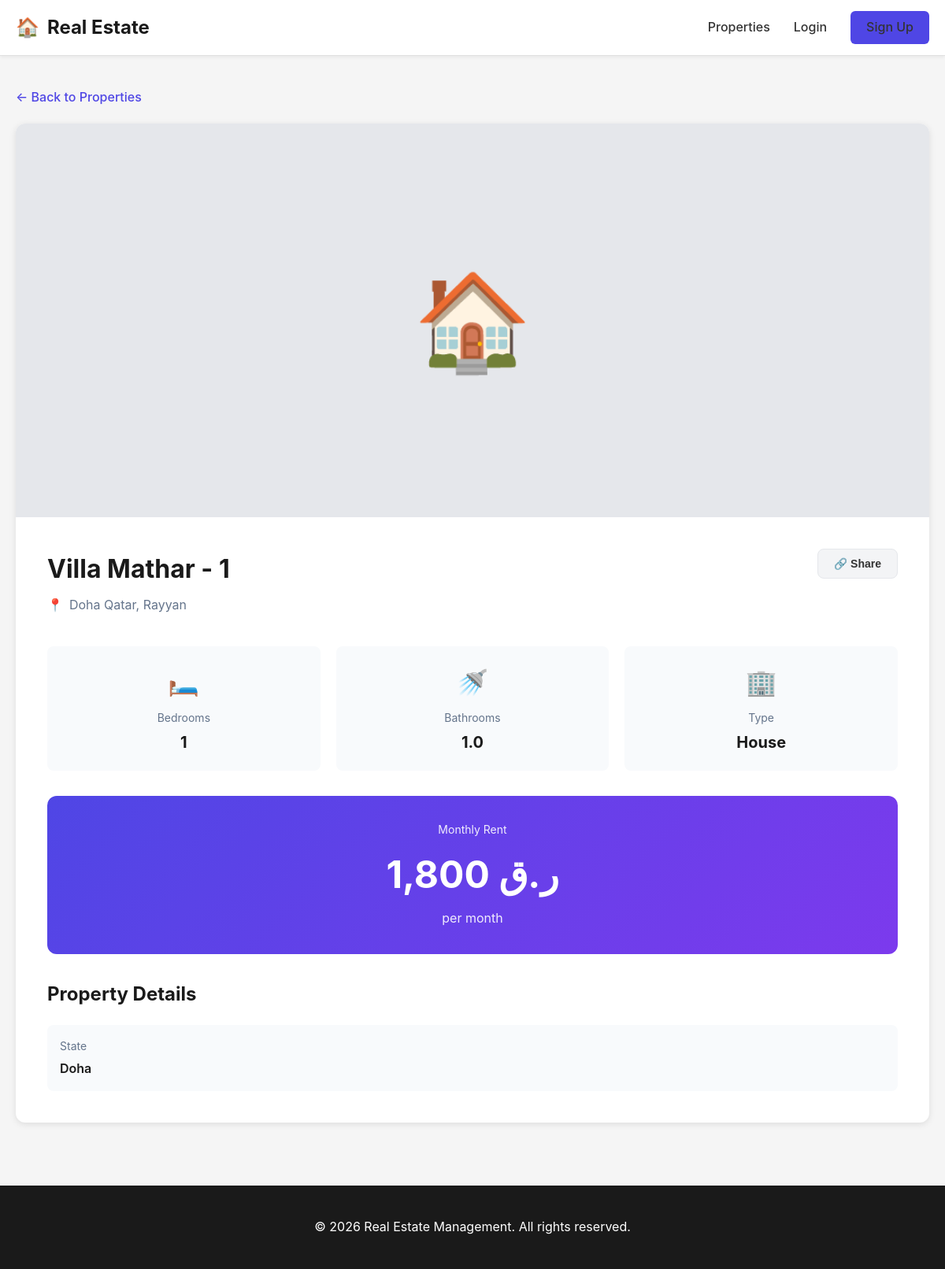
Page /unit.php?id=7 on the committed database.
### tables this page shows
CREATE TABLE `properties` (
  `id` int(11) NOT NULL,
  `user_id` int(11) NOT NULL,
  `parent_property_id` int(11) DEFAULT NULL,
  `unit_name` varchar(100) DEFAULT NULL,
  `is_unit` tinyint(1) DEFAULT 0,
  `owner_name` varchar(255) DEFAULT NULL,
  `owner_contact` varchar(255) DEFAULT NULL,
  `owner_email` varchar(255) DEFAULT NULL,
  `owner_phone` varchar(20) DEFAULT NULL,
  `monthly_rent_to_owner` decimal(10,2) DEFAULT 0.00,
  `property_name` varchar(255) NOT NULL,
  `address` varchar(500) NOT NULL,
  `city` varchar(100) NOT NULL,
  `state` varchar(100) DEFAULT NULL,
  `zip_code` varchar(20) DEFAULT NULL,
  `country` varchar(100) DEFAULT 'Qatar',
  `property_type` enum('Apartment','House','Condo','Townhouse','Commercial','Other') NOT NULL,
  `bedrooms` int(11) DEFAULT NULL,
  `bathrooms` decimal(3,1) DEFAULT NULL,
  `square_feet` int(11) DEFAULT NULL,
  `purchase_price` decimal(12,2) DEFAULT NULL,
  `current_value` decimal(12,2) DEFAULT NULL,
  `purchase_date` date DEFAULT NULL,
  `default_rent` decimal(10,2) DEFAULT 0.00,
  `status` enum('Vacant','Occupied','Under Maintenance') DEFAULT 'Vacant',
  `notes` text DEFAULT NULL,
  `created_at` timestamp NOT NULL DEFAULT current_timestamp(),
  `updated_at` timestamp NOT NULL DEFAULT current_timestamp() ON UPDATE current_timestamp()
);

### unit.php (the view, shortened to what this page needs)
<?php
$unit_id = intval($_GET['id']);
$conn = getDBConnection();
$check_unit_fields = $conn->query("SHOW COLUMNS FROM properties LIKE 'parent_property_id'");
$has_unit_fields = $check_unit_fields->num_rows > 0;
$query = "SELECT p.*,
    parent.property_name as parent_property_name,
    parent.id as parent_id
    FROM properties p
    LEFT JOIN properties parent ON p.parent_property_id = parent.id
    WHERE p.id = $unit_id
    AND p.status = 'Vacant'";
if ($has_unit_fields) {
    $query .= " AND (p.is_unit = 1 OR (p.parent_property_id IS NOT NULL AND p.parent_property_id <> 0))";
}
$unit_result = $conn->query($query);
$unit = $unit_result->fetch_assoc();
$unit_images = [];
$rent_amount = $unit['default_rent'] ?? 0;
$bedrooms = $unit['bedrooms'] ?? 0;
$bathrooms = $unit['bathrooms'] ?? 0;
$unit_display_name = !empty($unit['unit_name']) ? $unit['unit_name'] : $unit['property_name'];
if (!empty($unit['parent_property_name'])) {
    $unit_display_name = $unit['parent_property_name'] . ' - ' . $unit_display_name;
}
?>
<!DOCTYPE html>
<html lang="en">
<head>
    <link rel="stylesheet" href="assets/css/style.css">
</head>
<body>
    <header class="main-header">
        <div class="header-container">
            <a href="landing.php" class="logo">
                <span>🏠</span>
                <span>Real Estate</span>
            </a>
            <nav class="nav-menu">
                <a href="landing.php">Properties</a>
                <a href="auth/login.php">Login</a>
                <a href="auth/register.php" class="btn-header">Sign Up</a>
            </nav>
        </div>
    </header>
    <div class="unit-detail-container">
        <a href="landing.php" class="back-link">
            ← Back to Properties
        </a>
        <div class="unit-detail-card">
            <div class="unit-image-section">
                <?php if (!empty($unit_images)): ?>
                    <div class="unit-image-carousel" id="unitCarousel">
                        <div class="unit-image-slides" id="unitSlides">
                            <?php foreach ($unit_images as $index => $image): ?>
                                <div class="unit-image-slide">
                                    <img src="<?php echo htmlspecialchars($image['path']); ?>"
                                         alt="<?php echo htmlspecialchars($image['name']); ?>"
                                         loading="<?php echo $index === 0 ? 'eager' : 'lazy'; ?>"
                                         onerror="this.style.display='none';">
                                </div>
                            <?php endforeach; ?>
                        </div>
                        <?php if (count($unit_images) > 1): ?>
                            <button class="unit-image-nav prev" onclick="slideUnitImage(-1)" id="prevBtn">‹</button>
                            <button class="unit-image-nav next" onclick="slideUnitImage(1)" id="nextBtn">›</button>
                            <div class="unit-image-dots" id="unitDots">
                                <?php for ($i = 0; $i < count($unit_images); $i++): ?>
                                    <button class="unit-image-dot <?php echo $i === 0 ? 'active' : ''; ?>"
                                            onclick="goToUnitImage(<?php echo $i; ?>)"
                                            aria-label="Go to image <?php echo $i + 1; ?>"></button>
                                <?php endfor; ?>
                            </div>
                        <?php endif; ?>
                    </div>
                <?php else: ?>
                    <div class="unit-image-placeholder">
                        <span>🏠</span>
                    </div>
                <?php endif; ?>
            </div>
            <div class="unit-content-section">
                <div class="unit-header">
                    <div class="unit-title-section">
                        <h1><?php echo htmlspecialchars($unit_display_name); ?></h1>
                        <div class="unit-location">
                            <span>📍</span>
                            <span><?php echo htmlspecialchars($unit['address'] . ', ' . $unit['city']); ?></span>
                        </div>
                    </div>
                    <div class="unit-share-actions">
                        <button onclick="shareUnit()" class="btn-share btn-share-link" id="shareBtn">
                            🔗 Share
                        </button>
                    </div>
                </div>
                <div class="unit-features-grid">
                    <?php if ($bedrooms > 0): ?>
                    <div class="unit-feature-card">
                        <div class="unit-feature-icon">🛏️</div>
                        <div class="unit-feature-label">Bedrooms</div>
                        <div class="unit-feature-value"><?php echo $bedrooms; ?></div>
                    </div>
                    <?php endif; ?>
                    <?php if ($bathrooms > 0): ?>
                    <div class="unit-feature-card">
                        <div class="unit-feature-icon">🚿</div>
                        <div class="unit-feature-label">Bathrooms</div>
                        <div class="unit-feature-value"><?php echo $bathrooms; ?></div>
                    </div>
                    <?php endif; ?>
                    <?php if (!empty($unit['property_type'])): ?>
                    <div class="unit-feature-card">
                        <div class="unit-feature-icon">🏢</div>
                        <div class="unit-feature-label">Type</div>
                        <div class="unit-feature-value"><?php echo htmlspecialchars($unit['property_type']); ?></div>
                    </div>
                    <?php endif; ?>
                </div>
                <div class="unit-price-card">
                    <div class="unit-price-label">Monthly Rent</div>
                    <div class="unit-price-amount">
                        <?php echo number_format($rent_amount, 0); ?> ر.ق
                    </div>
                    <div class="unit-price-period">per month</div>
                </div>
                <?php if (!empty($unit['state']) || !empty($unit['zip_code']) || !empty($unit['notes'])): ?>
                <div class="unit-details-section">
                    <h2 style="font-size: 24px; font-weight: 700; margin-bottom: 20px; color: #1a1a1a;">Property Details</h2>
                    <div class="unit-details-grid">
                        <?php if (!empty($unit['state'])): ?>
                        <div class="unit-detail-item">
                            <div class="unit-detail-label">State</div>
                            <div class="unit-detail-value"><?php echo htmlspecialchars($unit['state']); ?></div>
                        </div>
                        <?php endif; ?>
                    </div>
                </div>
                <?php endif; ?>
            </div>
        </div>
    </div>
    <footer class="footer">
        <div class="footer-content">
            <p>&copy; <?php echo date('Y'); ?> Real Estate Management. All rights reserved.</p>
        </div>
    </footer>
</body>
</html>

### assets/css/style.css (style rules this page uses)
* { margin: 0; padding: 0; box-sizing: border-box; }
:root { --primary-color: #4f46e5; --primary-hover: #4338ca; --secondary-color: #6366f1; --success-color: #10b981; --danger-color: #ef4444; --warning-color: #f59e0b; --info-color: #3b82f6; --dark-color: #1f2937; --light-color: #f9fafb; --border-color: #e5e7eb; --text-color: #374151; --text-muted: #6b7280; --sidebar-width: 260px; --header-height: 70px; }
body { font-family: -apple-system, BlinkMacSystemFont, 'Segoe UI', Roboto, 'Helvetica Neue', Arial, sans-serif; background-color: #f3f4f6; color: var(--text-color); line-height: 1.6; }

### unit.php (style rules this page uses)
* { margin: 0; padding: 0; box-sizing: border-box; }
body { font-family: -apple-system, BlinkMacSystemFont, 'Segoe UI', Roboto, 'Helvetica Neue', Arial, sans-serif; background: #f5f5f5; color: #333; line-height: 1.6; }
.main-header { background: #fff; border-bottom: 1px solid #e0e0e0; position: sticky; top: 0; z-index: 1000; box-shadow: 0 2px 4px rgba(0,0,0,0.05); }
.header-container { max-width: 1400px; margin: 0 auto; padding: 0 20px; display: flex; justify-content: space-between; align-items: center; height: 70px; }
.logo { font-size: 24px; font-weight: 700; color: #1a1a1a; text-decoration: none; display: flex; align-items: center; gap: 10px; }
.nav-menu { display: flex; gap: 30px; align-items: center; }
.nav-menu a { color: #333; text-decoration: none; font-weight: 500; transition: color 0.2s; }
.btn-header { background: #4f46e5; color: white; padding: 8px 20px; border-radius: 6px; text-decoration: none; font-weight: 600; transition: background 0.2s; }
.unit-detail-container { max-width: 1200px; margin: 40px auto; padding: 0 20px; }
.back-link { display: inline-flex; align-items: center; gap: 8px; color: #4f46e5; text-decoration: none; margin-bottom: 20px; font-weight: 500; }
.unit-detail-card { background: #fff; border-radius: 12px; overflow: hidden; box-shadow: 0 2px 8px rgba(0,0,0,0.1); }
.unit-image-section { position: relative; width: 100%; height: 500px; background: #f0f0f0; }
.unit-image-placeholder { width: 100%; height: 100%; display: flex; align-items: center; justify-content: center; font-size: 120px; background: #e5e7eb; }
.unit-content-section { padding: 40px; }
.unit-header { display: flex; justify-content: space-between; align-items: start; margin-bottom: 24px; flex-wrap: wrap; gap: 20px; }
.unit-title-section h1 { font-size: 32px; font-weight: 700; color: #1a1a1a; margin-bottom: 8px; }
.unit-location { display: flex; align-items: center; gap: 8px; color: #64748b; font-size: 16px; margin-bottom: 16px; }
.unit-share-actions { display: flex; gap: 12px; flex-wrap: wrap; }
.btn-share { padding: 10px 20px; border-radius: 8px; text-decoration: none; font-weight: 600; font-size: 14px; border: none; cursor: pointer; display: inline-flex; align-items: center; gap: 8px; transition: all 0.2s; }
.btn-share-link { background: #f3f4f6; color: #333; border: 1px solid #e5e7eb; }
.unit-features-grid { display: grid; grid-template-columns: repeat(auto-fit, minmax(200px, 1fr)); gap: 20px; margin-bottom: 32px; }
.unit-feature-card { background: #f8fafc; padding: 20px; border-radius: 8px; text-align: center; }
.unit-feature-icon { font-size: 32px; margin-bottom: 8px; }
.unit-feature-label { font-size: 14px; color: #64748b; margin-bottom: 4px; }
.unit-feature-value { font-size: 20px; font-weight: 700; color: #1a1a1a; }
.unit-price-card { background: linear-gradient(135deg, #4f46e5 0%, #7c3aed 100%); color: white; padding: 32px; border-radius: 12px; text-align: center; margin-bottom: 32px; }
.unit-price-label { font-size: 14px; opacity: 0.9; margin-bottom: 8px; }
.unit-price-amount { font-size: 48px; font-weight: 700; margin-bottom: 4px; }
.unit-price-period { font-size: 16px; opacity: 0.9; }
.unit-details-section { margin-top: 32px; }
.unit-details-grid { display: grid; grid-template-columns: repeat(auto-fit, minmax(250px, 1fr)); gap: 24px; }
.unit-detail-item { padding: 16px; background: #f8fafc; border-radius: 8px; }
.unit-detail-label { font-size: 14px; color: #64748b; margin-bottom: 4px; }
.unit-detail-value { font-size: 16px; font-weight: 600; color: #1a1a1a; }
.footer { background: #1a1a1a; color: #fff; text-align: center; padding: 40px 20px; margin-top: 80px; }

### rows in the picture
properties: address+city "Doha Qatar, Rayyan", bedrooms "1", bathrooms "1.0", property_type "House", default_rent "1,800", state "Doha"

### other values in the picture
$unit_display_name "Villa Mathar - 1"
